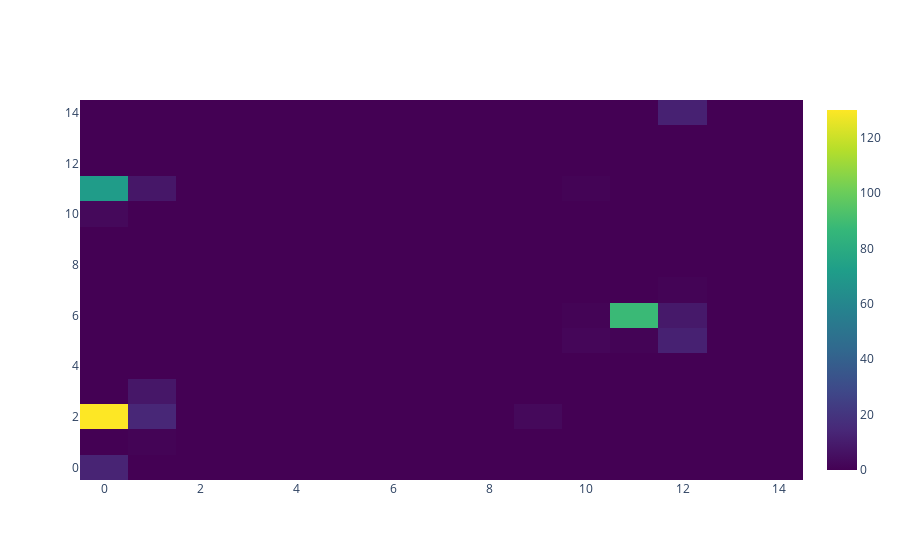

The notebook cell this image was saved under:
### Markdown cell above
The 'Revenue' feature is isolated to see if it is correlated with a particular cluster.

For every observation where Revenue (`testing_data[i][17]`) is 1, the element of a zero matrix at the coordinate of that observations BMU is increased by 1. This creates a matrix of counts of bmus to sessions that result in a purchase.

### Code cell
bmu_rev = np.zeros((15,15))
# isolate revenue feature
revenues = testing_data[:,17]

for i, (x,y) in enumerate(bmu):
    """
    Iterate through list of best matching units. 
    If it corresponds to a revenue-generating browsing session, 
    add one to the bmu_rev matrix at that position
    """
    if testing_data[i][17]==1:
        bmu_rev[x][y] += 1

# Visualise the BMU count across the matrix for revenue-generating visits
fig = go.Figure(data=go.Heatmap(z=bmu_rev,colorscale='Viridis'))
fig.show()

### Figure 1 — Plotly figure (JSON) as saved in the notebook; plotly's stock layout.template omitted (floating-point values rounded to 4 significant figures; data arrays with more than 128 entries replaced by an {"elided": "..."} marker saying what was removed)
{"data": [{"colorscale": [[0, "#440154"], [0.1111, "#482878"], [0.2222, "#3e4989"], [0.3333, "#31688e"], [0.4444, "#26828e"], [0.5556, "#1f9e89"], [0.6667, "#35b779"], [0.7778, "#6ece58"], [0.8889, "#b5de2b"], [1, "#fde725"]], "type": "heatmap", "z": {"elided": "15x15 int values"}}], "layout": {}}
